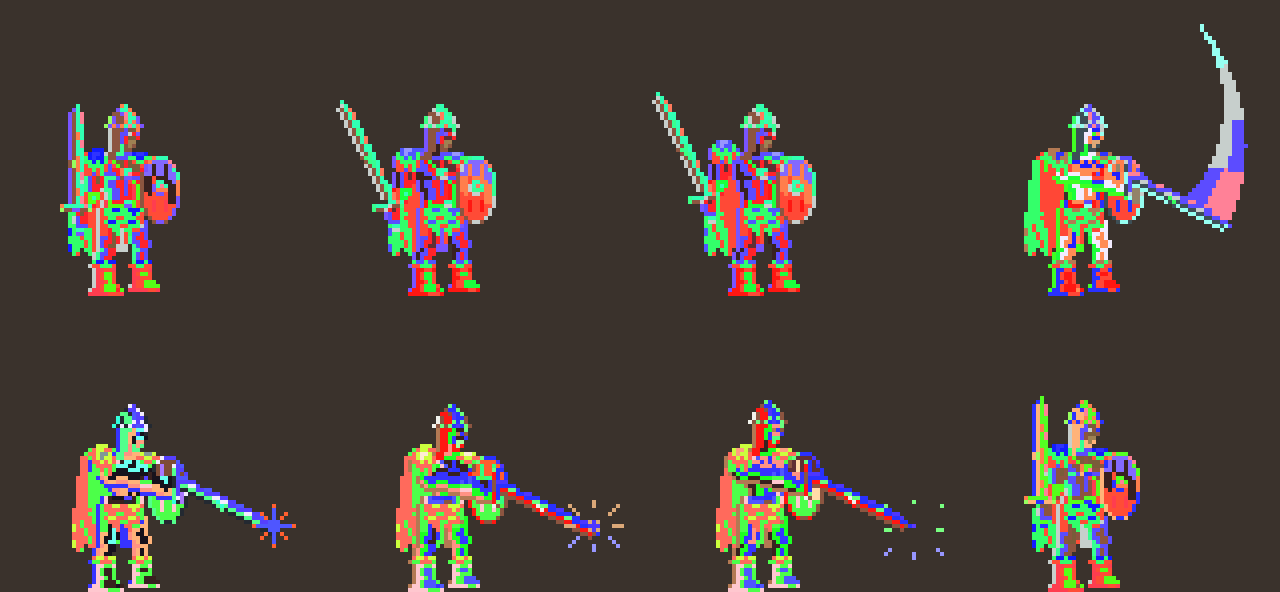
#> input picture art_work/bakeoff/gif_check.png, 1280 x 592 px
$ python -i view.py   (imports and definitions only)
#> lines starting #> are read from the running program, lines starting #| are printed output that depends on the picture
"""Review sheet for one or more sprites.

usage: python view.py out.png sprite1.png [sprite2.png ...] [--big N]

Per sprite, one row: 1x 2x 4x 8x on the dark floor, the same on the mid floor,
then greyscale, one-colour silhouette and the mirrored facing.
"""
import sys
from PIL import Image, ImageDraw

DARK = (0x3a, 0x32, 0x2c)
MID = (0x56, 0x48, 0x3a)
PAGE = (24, 22, 22)


def on(bg, im, scale):
    w, h = im.size
    tile = Image.new("RGBA", (w + 4, h + 4), bg + (255,))
    tile.alpha_composite(im, (2, 2))
    return tile.resize(((w + 4) * scale, (h + 4) * scale), Image.NEAREST)


def grey(im):
    g = im.convert("LA").convert("RGBA")
    g.putalpha(im.getchannel("A"))
    return g


def sil(im, col=(214, 200, 170)):
    s = Image.new("RGBA", im.size, col + (255,))
    s.putalpha(im.getchannel("A").point(lambda a: 255 if a else 0))
    return s


def row(im, big=8):
    cells = []
    for bg in (DARK, MID):
        for s in (1, 2, 4, big):
            cells.append(on(bg, im, s))
    cells.append(on(MID, grey(im), 4))
    cells.append(on(DARK, sil(im), 4))
    cells.append(on(MID, im.transpose(Image.FLIP_LEFT_RIGHT), 4))
    h = max(c.size[1] for c in cells)
    w = sum(c.size[0] for c in cells) + 6 * (len(cells) + 1)
    out = Image.new("RGBA", (w, h + 12), PAGE + (255,))
    x = 6
    for c in cells:
        out.alpha_composite(c, (x, 6 + h - c.size[1]))
        x += c.size[0] + 6
    return out


def main():
    args = sys.argv[1:]
    big = 8
    if "--big" in args:
        i = args.index("--big")
        big = int(args[i + 1])
        del args[i:i + 2]
    out, files = args[0], args[1:]
    rows = [row(Image.open(f).convert("RGBA"), big) for f in files]
    W = max(r.size[0] for r in rows)
    H = sum(r.size[1] for r in rows)
    sheet = Image.new("RGBA", (W, H), PAGE + (255,))
    y = 0
    for r in rows:
        sheet.alpha_composite(r, (0, y))
        y += r.size[1]
    sheet.convert("RGB").save(out)
    print(out, sheet.size)


# [1 line not run here, left out]

>>> import cv2
>>> picture = cv2.imread('../gif_check.png', cv2.IMREAD_GRAYSCALE)
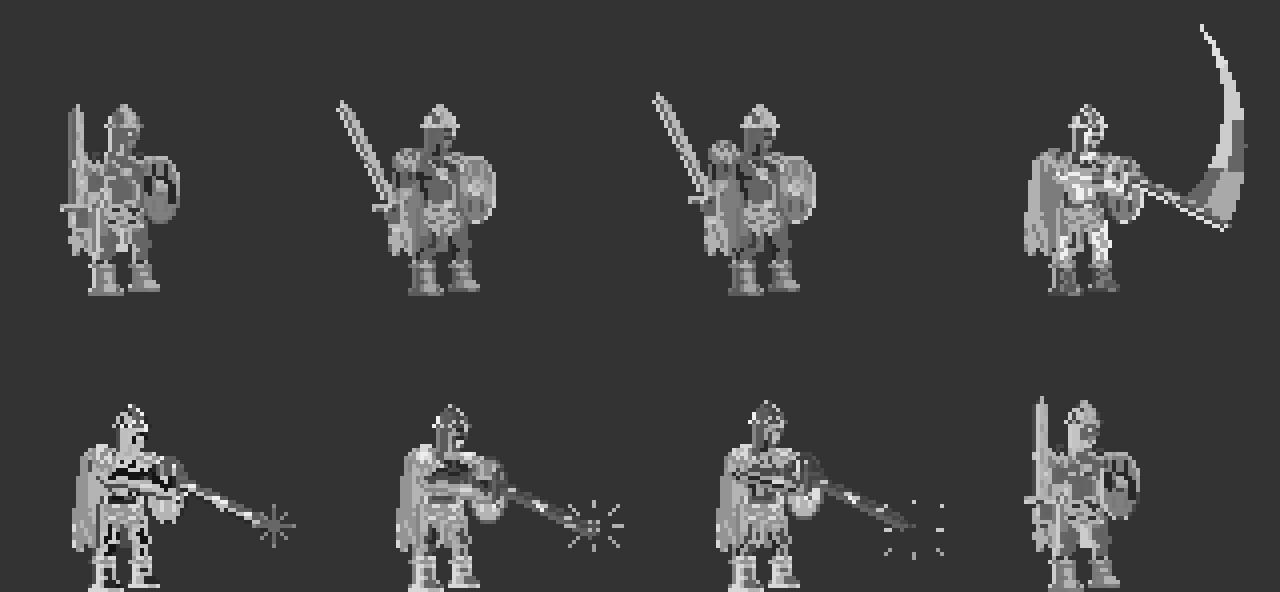
#> picture: shape (592, 1280); min 20, max 241, mean 64.8
>>> result = row(picture)
#> after the loop in row, `for bg in (DARK, MID):`: cells = []
#> (the run stopped early here; a loop or call above may not have finished)
